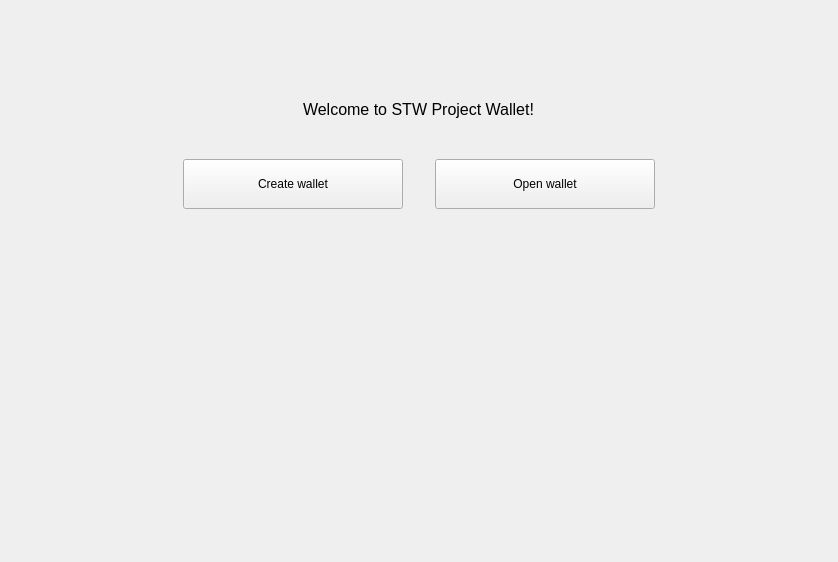
<?xml version="1.0" encoding="UTF-8"?>
<ui version="4.0">
 <class>NoWalletFrame</class>
 <widget class="QFrame" name="NoWalletFrame">
  <property name="geometry">
   <rect>
    <x>0</x>
    <y>0</y>
    <width>838</width>
    <height>562</height>
   </rect>
  </property>
  <property name="windowTitle">
   <string>Frame</string>
  </property>
  <property name="frameShape">
   <enum>QFrame::NoFrame</enum>
  </property>
  <property name="frameShadow">
   <enum>QFrame::Raised</enum>
  </property>
  <layout class="QVBoxLayout" name="verticalLayout">
   <property name="spacing">
    <number>0</number>
   </property>
   <property name="leftMargin">
    <number>0</number>
   </property>
   <property name="topMargin">
    <number>0</number>
   </property>
   <property name="rightMargin">
    <number>0</number>
   </property>
   <property name="bottomMargin">
    <number>0</number>
   </property>
   <item>
    <spacer name="verticalSpacer">
     <property name="orientation">
      <enum>Qt::Vertical</enum>
     </property>
     <property name="sizeType">
      <enum>QSizePolicy::MinimumExpanding</enum>
     </property>
     <property name="sizeHint" stdset="0">
      <size>
       <width>20</width>
       <height>100</height>
      </size>
     </property>
    </spacer>
   </item>
   <item alignment="Qt::AlignHCenter">
    <widget class="QLabel" name="m_welcomeLabel">
     <property name="font">
      <font>
       <pointsize>12</pointsize>
      </font>
     </property>
     <property name="text">
      <string>Welcome to STW Project Wallet!</string>
     </property>
    </widget>
   </item>
   <item>
    <spacer name="verticalSpacer_4">
     <property name="orientation">
      <enum>Qt::Vertical</enum>
     </property>
     <property name="sizeType">
      <enum>QSizePolicy::Fixed</enum>
     </property>
     <property name="sizeHint" stdset="0">
      <size>
       <width>20</width>
       <height>40</height>
      </size>
     </property>
    </spacer>
   </item>
   <item>
    <layout class="QHBoxLayout" name="horizontalLayout">
     <property name="spacing">
      <number>0</number>
     </property>
     <item>
      <spacer name="horizontalSpacer_2">
       <property name="orientation">
        <enum>Qt::Horizontal</enum>
       </property>
       <property name="sizeHint" stdset="0">
        <size>
         <width>40</width>
         <height>20</height>
        </size>
       </property>
      </spacer>
     </item>
     <item>
      <widget class="QPushButton" name="m_createWalletButton">
       <property name="sizePolicy">
        <sizepolicy hsizetype="Fixed" vsizetype="Fixed">
         <horstretch>0</horstretch>
         <verstretch>0</verstretch>
        </sizepolicy>
       </property>
       <property name="minimumSize">
        <size>
         <width>220</width>
         <height>50</height>
        </size>
       </property>
       <property name="maximumSize">
        <size>
         <width>220</width>
         <height>50</height>
        </size>
       </property>
       <property name="text">
        <string>Create wallet</string>
       </property>
      </widget>
     </item>
     <item>
      <spacer name="horizontalSpacer">
       <property name="orientation">
        <enum>Qt::Horizontal</enum>
       </property>
       <property name="sizeType">
        <enum>QSizePolicy::Fixed</enum>
       </property>
       <property name="sizeHint" stdset="0">
        <size>
         <width>32</width>
         <height>20</height>
        </size>
       </property>
      </spacer>
     </item>
     <item>
      <widget class="QPushButton" name="m_openWalletButton">
       <property name="sizePolicy">
        <sizepolicy hsizetype="Fixed" vsizetype="Fixed">
         <horstretch>0</horstretch>
         <verstretch>0</verstretch>
        </sizepolicy>
       </property>
       <property name="minimumSize">
        <size>
         <width>220</width>
         <height>50</height>
        </size>
       </property>
       <property name="maximumSize">
        <size>
         <width>220</width>
         <height>50</height>
        </size>
       </property>
       <property name="text">
        <string>Open wallet</string>
       </property>
      </widget>
     </item>
     <item>
      <spacer name="horizontalSpacer_3">
       <property name="orientation">
        <enum>Qt::Horizontal</enum>
       </property>
       <property name="sizeHint" stdset="0">
        <size>
         <width>40</width>
         <height>20</height>
        </size>
       </property>
      </spacer>
     </item>
    </layout>
   </item>
   <item>
    <spacer name="verticalSpacer_3">
     <property name="orientation">
      <enum>Qt::Vertical</enum>
     </property>
     <property name="sizeHint" stdset="0">
      <size>
       <width>20</width>
       <height>376</height>
      </size>
     </property>
    </spacer>
   </item>
  </layout>
 </widget>
 <resources/>
 <connections>
  <connection>
   <sender>m_createWalletButton</sender>
   <signal>clicked()</signal>
   <receiver>NoWalletFrame</receiver>
   <slot>createWallet()</slot>
   <hints>
    <hint type="sourcelabel">
     <x>292</x>
     <y>184</y>
    </hint>
    <hint type="destinationlabel">
     <x>418</x>
     <y>280</y>
    </hint>
   </hints>
  </connection>
  <connection>
   <sender>m_openWalletButton</sender>
   <signal>clicked()</signal>
   <receiver>NoWalletFrame</receiver>
   <slot>openWallet()</slot>
   <hints>
    <hint type="sourcelabel">
     <x>544</x>
     <y>184</y>
    </hint>
    <hint type="destinationlabel">
     <x>418</x>
     <y>280</y>
    </hint>
   </hints>
  </connection>
 </connections>
 <slots>
  <signal>createWalletClickedSignal()</signal>
  <signal>openWalletClickedSignal()</signal>
  <slot>okClicked()</slot>
  <slot>passwordChanged(QString)</slot>
 </slots>
</ui>
